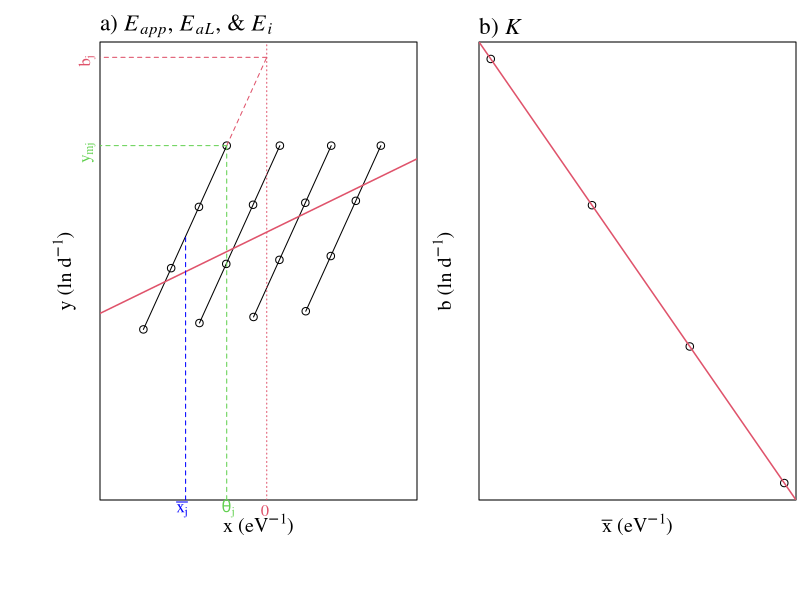

The R script that drew this image:
setwd('~/OneDrive/Kremer') 
T.K <- function(x, Tref = 15,kb=8.62E-5) 1/((Tref+273)*kb) - 1/((x + 273)*kb)

#Plot four typical linear growth~temperature relationships and the fitness landscape under a given environmental temperature
#different xbar & Topt, 
dx   <- 7.5
xbar <- seq(dx, 30-dx, length.out = 4)
theta<- xbar + dx/2
xmin <- xbar - dx/2
xbar <- T.K(xbar)
theta<- T.K(theta)
xmin <- T.K(xmin)
Ea   <- 0.65
b0   <- log(2)
b    <- b0 - Ea * theta

pdf('Fig2Eapp.pdf', height=6, width=9)
op <- par(font.lab = 1,
           family  = "serif",
           cex.lab = 1.2,
           oma     = c(2,2,0.1,0.1),
           cex.axis= 1.2,
           mgp     = c(1,.1,0),
           mar     = c(3,3,2,0.1),
           mfrow   = c(1,2))

temp    <- seq(-2, 35, 0.1)
temp    <- T.K(temp)
yrange  <- c(0.5, 3)

plot(temp,temp**2, xlim=c(T.K(0), T.K(30)), ylim=log(yrange), 
     xlab = expression(paste('x ('*eV^-1*')')),
     ylab = expression(paste('y (ln '*d^-1*')')),
     xaxs = "i",
     yaxs = "i",
     xaxt = 'n',
     yaxt = 'n',
     type = 'n')

pool <- data.frame(X = c(), Y = c())
#Plot each TPC
for (i in 1:length(xbar)){
  curve(Ea*x + b[i], from = xmin[i], to = theta[i], add = T)
  #add data points
  X <- seq(xmin[i], theta[i], length.out = 4)
  Y <- Ea*X + b[i]
  points(X,Y)
  pool <- rbind(pool, data.frame(X,Y))
}

LMp <- lm(Y ~ X, pool)
abline(LMp, col=2, lwd=1.5)
abline(v=0, lty = 3, col = 2)
#add xbar [j]
segments(x0 = xbar[1], y0 = log(0.5), 
         x1 = xbar[1], y1 = Ea*xbar[1] + b[1],
         lty = 2, col = 'blue')

#add b[j]
segments(x0 = theta[1], y0 = Ea*theta[1] + b[1], 
         x1 = 0,   y1 = b[1],
         lty = 2, col = 2)

segments(x0 = 0,      y0 = b[1], 
         x1 = T.K(0), y1 = b[1],
         lty = 2, col = 2)

#add theta[j] and ym[j]
segments(x0 = theta[1], y0 = Ea*theta[1] + b[1], 
         x1 = theta[1], y1 = log(yrange[1]),
         lty = 2, col = 3)
segments(x0 = theta[1], y0 = Ea*theta[1] + b[1], 
         x1 = T.K(0),   y1 = Ea*theta[1] + b[1],
         lty = 2, col = 3)

mtext(expression(paste('a) '*italic(E[app])*', '*italic(E[aL])*', & '*italic(E[i]))), adj=0, cex=1.4)
mtext(expression(paste(bar(x[j]))), side = 1, adj = .25, col = 'blue', line = .1)
mtext(expression(paste(theta[j])),  side = 1, adj = .4,  col = 3,      line = .1)
mtext('0', side = 1, adj = .52, col = 2)
mtext(expression(paste(b[j])),      side = 2, adj = .97, col = 2)
mtext(expression(paste(y[mj])),     side = 2, adj = .77,  col = 3)

#b) plot K (b ~ xbar)
plot(xbar, b, 
     xlab = expression(paste(bar(x)*' ('*eV^-1*')')),
     ylab = expression(paste('b (ln '*d^-1*')')),
     xaxt = 'n',
     yaxt = 'n')
abline(lm(b ~ xbar), lwd = 1.5, col = 2 )
mtext(expression(paste('b) '* italic(K))), adj=0, cex=1.4)

dev.off()
